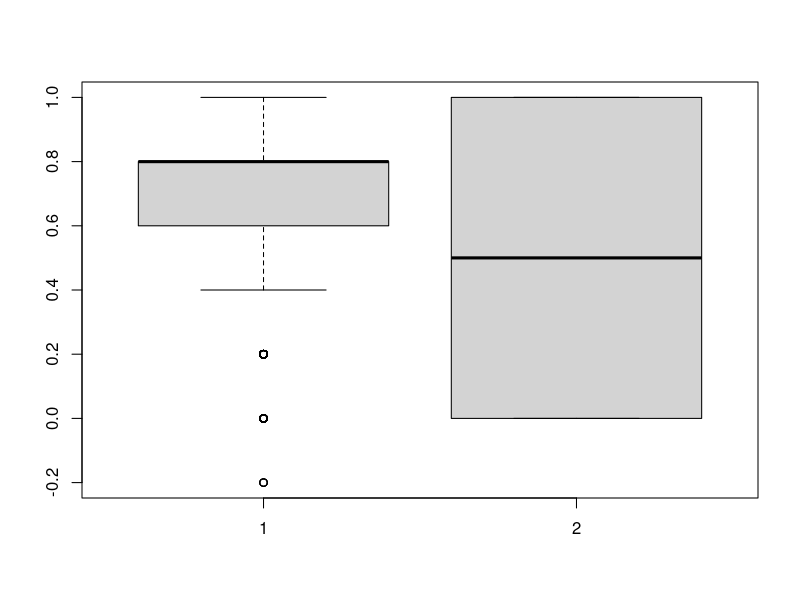

This figure's R source:
################################################################################
# Program: Simulation_2013_10_01
# Project: Boucher Senior Thesis
# Description: Conduct a preliminary simulation study for CLS ordering vs SIS
#
# Author: Kimberly Boucher
# Date: 1 Oct 2013
#
# Notes:

################################################################################
# Set initial values, define functions for generating data in linear model

n <- 20 # number of y_i's
p <- 5 # number of covariates
m <- 1000 # number of datasets

set.seed(20131001)

# TODO: make Beta and Beta0 parameters
coefficient_betas.generate <- function(p){
  Beta <<- c(4, 2, 1, 0.5, 0)
  Beta0 <<- rep(0, p)
}

# TODO: make parameters for the distribution for x and e
sample_data.generate <- function(p, n, xd, ed) {
  coefficient_betas.generate(p)
  X <<- matrix(rnorm(n*p, mean=0, sd=1),nrow=p,ncol=n)
  Xt <<- t(X)
  e <<- rnorm(p, mean=0, sd=sqrt(3))
  y <<- Beta0 + t(X) %*% Beta + e
}

sample_data.generate(p, n, N, N)

################################################################################
# Define function to get ordering

fit.order <- function(y,X,method,print=FALSE){
  if ((method == "ls") | (method == "lsf")) {
    correlations <- cor(X, y, use="everything", method="kendall")
    order <- order(-correlations)
  }
  else if ((method == "marginal") | (method == "marginal_corr")) {
    correlations <- cor(X, y, use="everything", method="pearson")
    order <- order(-correlations)
  }
  else if((method == "CLS") | (method == "cls")) {
    # TODO: implement CLS order
    
  }
  else if(method == "SIS") {
    # TODO: check if SIS same as marginal, else implement SIS
    k <- 
    ridge_X_kI <- Xt %*% X + k * diag(n)
    SIS_X_kI <- k * ridge_X_kI
  }
  else if((method == "iter_CLS") | (method == "iter_cls") | (method == "ICLS")) {
    # TODO: implement CLS order
  }
  else if((method == "iter_SIS") | (method == "ISIS")) {
    # TODO: check if SIS same as marginal, else implement SIS
  }
  if (print){
    print("correlations = ");print(correlations) # debugging
    cat("order = ", order) # debugging
  }
  results <- list(cor=correlations, ord=order)
}

################################################################################
# Compare orderings to true ordering by using the Kendall tau

orderings.compare_kendall_tau <- function(m, p, n) {
  ls <- matrix(rep(0, m*p), nrow=m, ncol=p)
  marginal <- matrix(rep(0, m*p), nrow=m, ncol=p)
  
  for (i in 1:m) {
    sample_data.generate(p, n, N, N)
    marginal[i,] <- fit.order(y, Xt, "marginal_corr")$ord
    ls[i,] <- fit.order(y, Xt, "ls")$ord
  }
  
  true_ordering = seq(p)
  kendall_tau_marginal <- cor(t(marginal), true_ordering, use="everything", "kendall")
  kendall_tau_ls <- cor(t(ls), true_ordering, use="everything", "kendall")
  
  measure <- c(kendall_tau_marginal, kendall_tau_ls)
  category <- c(0*kendall_tau_marginal, rep(1, length(kendall_tau_ls)))
  boxplot(measure, category)
  
}

orderings.compare_kendall_tau(m, p, n)
